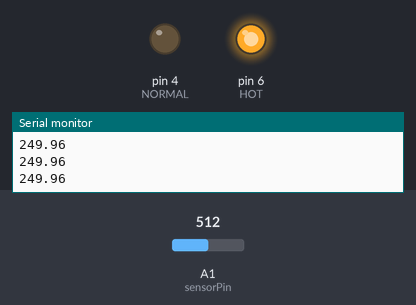
This sketch was run on a simulated Arduino Uno, built with avr-gcc and run on an emulated ATmega328P. Parts: output pins drawn as LEDs (lit = HIGH), the last lines printed to the serial monitor. Inputs (shaded band) come from the test bench; at power-on: A1 (sensorPin) = 512.

Above: at 0.9 s.
1.3 s: A1 (sensorPin) set to 59
4.3 s: A1 (sensorPin) set to 49
At 4.52 s:
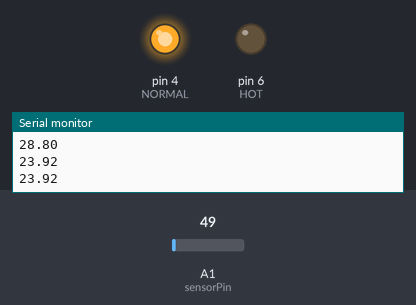
7.3 s: A1 (sensorPin) set to 122
At 7.84 s:
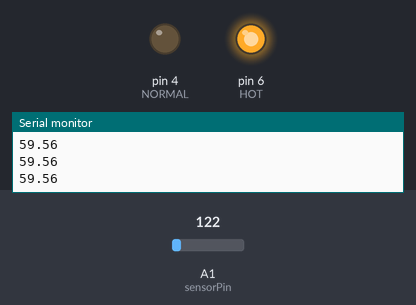
Timing chart, 0 to 10.3 s (numbered marks = the images above; inputs shaded):
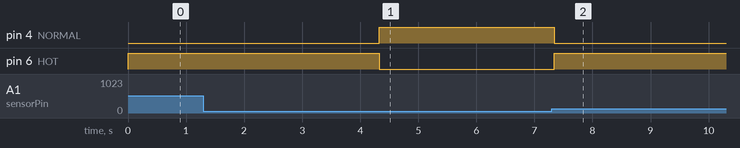

The sketch:

sketch_mar5c.ino
```cpp
#define HOT 6
#define NORMAL 4
#define COLD 2
#define sensorPin A1

float voltage = 0;
float celsius = 0;
float hotTemp = 26;
float coldTemp = 20;
float sensor = 0;

void setup()
{
  pinMode(HOT, OUTPUT);
  pinMode(NORMAL, OUTPUT);
  pinMode(COLD, OUTPUT);
  Serial.begin(9600);
}


void loop()
{
  sensor = analogRead(sensorPin);
  voltage = sensor*0.004882;
  celsius = voltage*100;
  Serial.println(celsius);

  if ( celsius < coldTemp )
  {
    digitalWrite(COLD, HIGH);
    delay(100);
    digitalWrite(COLD, LOW);
  }
  else if ( celsius > coldTemp && celsius <= hotTemp )
  {
    digitalWrite(NORMAL, HIGH);
    delay(100);
    digitalWrite(NORMAL, LOW);
  }
  else
  {
    digitalWrite(HOT, HIGH);
    delay(100);
    digitalWrite(HOT, LOW);
  }
}
```

Measured:
- the behaviour switches between 54 and 53 on A1 (sensorPin) (found by bisection; images 0 and 1)
- after the input at 4.3 s, pin 4 (NORMAL): LOW → HIGH at once; pin 6 (HOT): HIGH → LOW at once
- after the input at 7.3 s, pin 4 (NORMAL): HIGH → LOW at once; pin 6 (HOT): LOW → HIGH at once
